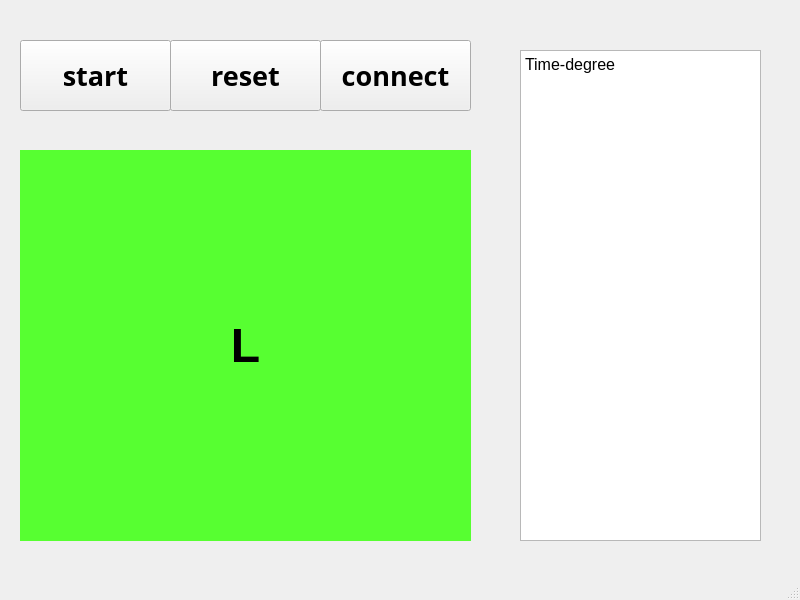
<?xml version="1.0" encoding="UTF-8"?>
<ui version="4.0">
 <class>MainWindow</class>
 <widget class="QMainWindow" name="MainWindow">
  <property name="geometry">
   <rect>
    <x>0</x>
    <y>0</y>
    <width>800</width>
    <height>600</height>
   </rect>
  </property>
  <property name="windowTitle">
   <string>MainWindow</string>
  </property>
  <widget class="QWidget" name="centralwidget">
   <widget class="QLabel" name="alert_label">
    <property name="geometry">
     <rect>
      <x>20</x>
      <y>150</y>
      <width>451</width>
      <height>391</height>
     </rect>
    </property>
    <property name="font">
     <font>
      <family>Arial</family>
      <pointsize>36</pointsize>
      <weight>75</weight>
      <bold>true</bold>
     </font>
    </property>
    <property name="contextMenuPolicy">
     <enum>Qt::NoContextMenu</enum>
    </property>
    <property name="layoutDirection">
     <enum>Qt::LeftToRight</enum>
    </property>
    <property name="styleSheet">
     <string notr="true">background-color: rgb(87, 255, 49)</string>
    </property>
    <property name="text">
     <string>L</string>
    </property>
    <property name="alignment">
     <set>Qt::AlignCenter</set>
    </property>
   </widget>
   <widget class="QPushButton" name="button_start">
    <property name="geometry">
     <rect>
      <x>20</x>
      <y>40</y>
      <width>151</width>
      <height>71</height>
     </rect>
    </property>
    <property name="font">
     <font>
      <family>Agency FB</family>
      <pointsize>20</pointsize>
      <weight>75</weight>
      <bold>true</bold>
     </font>
    </property>
    <property name="text">
     <string>start</string>
    </property>
   </widget>
   <widget class="QPushButton" name="button_reset">
    <property name="geometry">
     <rect>
      <x>170</x>
      <y>40</y>
      <width>151</width>
      <height>71</height>
     </rect>
    </property>
    <property name="font">
     <font>
      <family>Agency FB</family>
      <pointsize>20</pointsize>
      <weight>75</weight>
      <bold>true</bold>
     </font>
    </property>
    <property name="text">
     <string>reset</string>
    </property>
   </widget>
   <widget class="QTextBrowser" name="textBrowser">
    <property name="geometry">
     <rect>
      <x>520</x>
      <y>50</y>
      <width>241</width>
      <height>491</height>
     </rect>
    </property>
    <property name="html">
     <string>&lt;!DOCTYPE HTML PUBLIC &quot;-//W3C//DTD HTML 4.0//EN&quot; &quot;http://www.w3.org/TR/REC-html40/strict.dtd&quot;&gt;
&lt;html&gt;&lt;head&gt;&lt;meta name=&quot;qrichtext&quot; content=&quot;1&quot; /&gt;&lt;style type=&quot;text/css&quot;&gt;
p, li { white-space: pre-wrap; }
&lt;/style&gt;&lt;/head&gt;&lt;body style=&quot; font-family:'PMingLiU'; font-size:9pt; font-weight:400; font-style:normal;&quot;&gt;
&lt;p style=&quot; margin-top:0px; margin-bottom:0px; margin-left:0px; margin-right:0px; -qt-block-indent:0; text-indent:0px;&quot;&gt;&lt;span style=&quot; font-size:12pt;&quot;&gt;Time-degree&lt;/span&gt;&lt;/p&gt;&lt;/body&gt;&lt;/html&gt;</string>
    </property>
   </widget>
   <widget class="QPushButton" name="button_connect">
    <property name="geometry">
     <rect>
      <x>320</x>
      <y>40</y>
      <width>151</width>
      <height>71</height>
     </rect>
    </property>
    <property name="font">
     <font>
      <family>Agency FB</family>
      <pointsize>20</pointsize>
      <weight>75</weight>
      <bold>true</bold>
     </font>
    </property>
    <property name="text">
     <string>connect</string>
    </property>
   </widget>
  </widget>
  <widget class="QMenuBar" name="menubar">
   <property name="geometry">
    <rect>
     <x>0</x>
     <y>0</y>
     <width>800</width>
     <height>21</height>
    </rect>
   </property>
  </widget>
  <widget class="QStatusBar" name="statusbar"/>
 </widget>
 <resources/>
 <connections/>
</ui>
